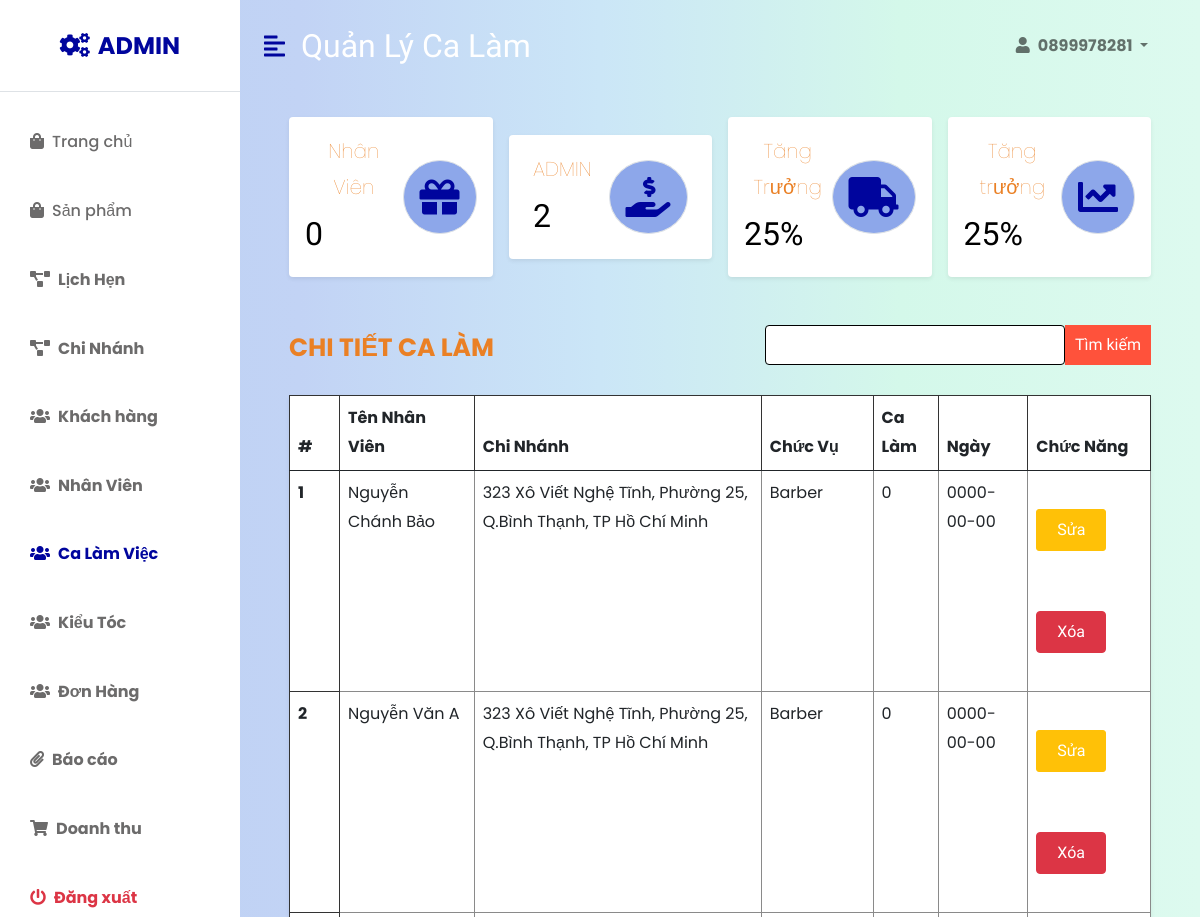
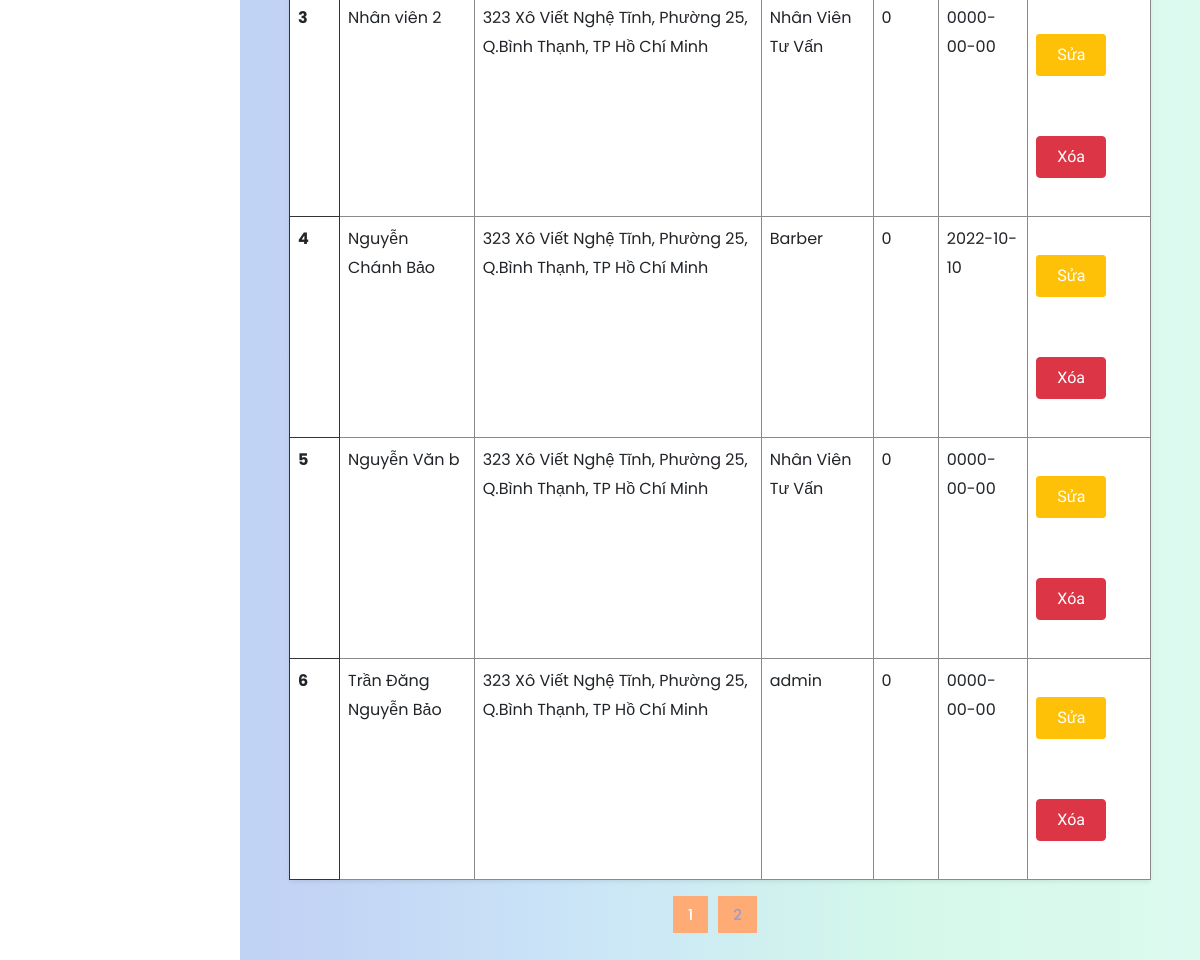
The page /admin/quanlycalam.php (signed in) on the database its author committed (2 pictures, top to bottom).
### tables this page shows
CREATE TABLE `calam` (
  `id` int(11) NOT NULL,
  `tennv` varchar(255) NOT NULL,
  `chinhanh` varchar(255) NOT NULL,
  `calam` int(11) NOT NULL,
  `ngaylam` date NOT NULL,
  `chucvu` varchar(255) NOT NULL,
  `tinhtrang` varchar(255) NOT NULL
);

### admin/quanlycalam.php (the view, shortened to what this page needs)
<!DOCTYPE html>
<html lang="en">
<head>
    <link href="https://cdn.jsdelivr.net/npm/bootstrap@5.0.0-beta3/dist/css/bootstrap.min.css" rel="stylesheet" />
    <link rel="stylesheet" href="https://cdnjs.cloudflare.com/ajax/libs/font-awesome/5.15.3/css/all.min.css" />
    <link rel="stylesheet" href="admin.css" />
    <link rel="stylesheet" href="../css/style.css" />
</head>
<body>
    <div class="d-flex" id="wrapper">
        <div class="bg-white" id="sidebar-wrapper">
            <div class="sidebar-heading text-center py-4 primary-text fs-4 fw-bold text-uppercase border-bottom"><i
                    class="fa fa-cogs me-2"></i>admin</div>
            <div class="list-group list-group-flush my-3">
            <a href="index.php" class="list-group-item list-group-item-action bg-transparent second-text "><i
                        class="fas fa-shopping-bag me-2"></i>Trang chủ</a>
                <a href="quanlysanpham.php" class="list-group-item list-group-item-action bg-transparent second-text"><i
                        class="fas fa-shopping-bag me-2"></i>Sản phẩm</a>
                <a href="quanlylichhen.php" class="list-group-item list-group-item-action bg-transparent second-text fw-bold"><i
                        class="fas fa-project-diagram me-2"></i>Lịch Hẹn</a>
                <a href="quanlychinhanh.php" class="list-group-item list-group-item-action bg-transparent second-text fw-bold "><i
                        class="fas fa-project-diagram me-2"></i>Chi Nhánh</a>
                <a href="quanlyuser.php" class="list-group-item list-group-item-action bg-transparent second-text fw-bold"><i
                        class="fas fa-users me-2"></i>Khách hàng</a>
                <a href="quanlynhanvien.php" class="list-group-item list-group-item-action bg-transparent second-text fw-bold"><i
                        class="fas fa-users me-2"></i>Nhân Viên</a>
                <a href="quanlycalam.php" class="list-group-item list-group-item-action bg-transparent second-text fw-bold active"><i
                        class="fas fa-users me-2"></i>Ca Làm Việc</a>
                <a href="quanlymautoc.php" class="list-group-item list-group-item-action bg-transparent second-text fw-bold"><i
                        class="fas fa-users me-2"></i>Kiểu Tóc</a>
                <a href="quanlydonhang.php" class="list-group-item list-group-item-action bg-transparent second-text fw-bold"><i
                        class="fas fa-users me-2"></i>Đơn Hàng</a>
                <a href="quanlybaocao.php" class="list-group-item list-group-item-action bg-transparent second-text fw-bold"><i
                        class="fas fa-paperclip me-2"></i>Báo cáo</a>
                <a href="quanlydoanhthu.php" class="list-group-item list-group-item-action bg-transparent second-text fw-bold"><i
                        class="fas fa-shopping-cart me-2"></i>Doanh thu</a>
                <a href="../logout.php" class="list-group-item list-group-item-action bg-transparent text-danger fw-bold"><i
                        class="fas fa-power-off me-2"></i>Đăng xuất</a>
            </div>
        </div>
        <div id="page-content-wrapper">
            <nav class="navbar navbar-expand-lg navbar-light bg-transparent py-4 px-4">
                <div class="d-flex align-items-center">
                    <i class="fas fa-align-left primary-text fs-4 me-3" id="menu-toggle"></i>
                    <h2 class="fs-2 m-0">Quản Lý Ca Làm</h2>
                </div>
                <div class="collapse navbar-collapse" id="navbarSupportedContent">
                    <ul class="navbar-nav ms-auto mb-2 mb-lg-0">
                        <li class="nav-item dropdown">
                            <a class="nav-link dropdown-toggle second-text fw-bold" href="#" id="navbarDropdown"
                                role="button" data-bs-toggle="dropdown" aria-expanded="false">
                                <i class="fas fa-user me-2"></i><?php if (isset($_SESSION['user']) && $_SESSION['user']){
                        echo $_SESSION['user'];
                    }
                    else{
                        echo 'Bạn chưa đăng nhập';
                    }?>
                            </a>
                        </li>
                    </ul>
                </div>
            </nav>
            <div class="container-fluid px-4">
                <div class="row g-3 my-2">
                <div class="col-md-3">
                        <div class="p-3 bg-white shadow-sm d-flex justify-content-around align-items-center rounded">
                            <div>
                            <?php
                                    include "../config.php";
                                    $result = mysqli_query($conn, "SELECT * FROM chinhanh");
                                    $nhanvien = 0;
                                    while ($row = mysqli_fetch_assoc($result)){
                                    $nhanvien = $nhanvien + $row['nhanvien'];}
                                ?>
                                <p class="fs-5">Nhân Viên</p>
                                <h3 class="fs-2" style=" color: #000;"><?php echo $nhanvien?></h3>
                            </div>
                            <i class="fas fa-gift fs-1 primary-text border rounded-full secondary-bg p-3"></i>
                        </div>
                    </div>
                    <div class="col-md-3">
                        <div class="p-3 bg-white shadow-sm d-flex justify-content-around align-items-center rounded">
                            <div>
                            <?php
                                     include "../config.php";
                                     $sql = "SELECT * FROM khachhang where type = 'admin'";
                                     $res = mysqli_query($conn, $sql);
                                     $count = mysqli_num_rows($res);
                                ?>
                                <p class="fs-5">ADMIN</p>
                                <h3 class="fs-2" style="color: #000;"><?php echo $count?></h3>
                            </div>
                            <i
                                class="fas fa-hand-holding-usd fs-1 primary-text border rounded-full secondary-bg p-3"></i>
                        </div>
                    </div>
                    <div class="col-md-3">
                        <div class="p-3 bg-white shadow-sm d-flex justify-content-around align-items-center rounded">
                        <div>
                        <div>
                                <p class="fs-5">Tăng Trưởng</p>
                                <h3 class="fs-2" style="color: #000;">25%</h3>
                            </div>
                            </div>
                            <i class="fas fa-truck fs-1 primary-text border rounded-full secondary-bg p-3"></i>
                        </div>
                    </div>
                    <div class="col-md-3">
                        <div class="p-3 bg-white shadow-sm d-flex justify-content-around align-items-center rounded">
                            <div>
                                <p class="fs-5">Tăng trưởng</p>
                                <h3 class="fs-2" style="color: #000;">25%</h3>
                            </div>
                            <i class="fas fa-chart-line fs-1 primary-text border rounded-full secondary-bg p-3"></i>
                        </div>
                    </div>
                </div>
                <div    class="row my-5">
                    <ul class="quanly">
                    <li>
                        <p style="font-size: 25px; font-weight: bold;">CHI TIẾT CA LÀM</p>
                    </li>
                        <li><form method="POST" class="d-flex" action="">
                            <input name="search" type="search" class="form-control" style="border-color: #000;height: 40px; width: 300px; position: relative;">
                            <button name="sbm" class="btn btn-success" style=" border-color: #f18a1c; border: unset; margin-top: 0px; padding: 8px 10px;">Tìm kiếm</button>
                        </form>
                    </li>
                    </ul>
                    <div class="col">
                        <table class="table bg-white rounded shadow-sm  table-hover">
                            <thead>
                                <tr>
                                    <th scope="col" width="50">#</th>
                                    <th scope="col">Tên Nhân Viên</th>
                                    <th scope="col">Chi Nhánh</th>
                                    <th scope="col">Chức Vụ</th>
                                    <th scope="col">Ca Làm</th>
                                    <th scope="col">Ngày</th>
                                    <th scope="col">Chức Năng</th>
                                </tr>
                            </thead>
                            <tbody>
                            <?php
                                include '../config.php';
                                $totalRecords = mysqli_query($conn, "SELECT * FROM calam");
                                $totalRecords = $totalRecords->num_rows;
                                $current_page = isset($_GET['page']) ? $_GET['page'] : 1;
                                $limit = 6;
                                $total_page = ceil($totalRecords / $limit);
                                $i = 1;
                                $start = ($current_page - 1) * $limit;
                                $result = mysqli_query($conn, "SELECT * FROM calam LIMIT $start, $limit");
                                while ($row = mysqli_fetch_array($result)){
                            ?>
                                <tr>
                                    <th scope="row"><?php echo $i++ ?></th>
                                    <td><?php echo $row['tennv']?></td>
                                    <td><?php echo $row['chinhanh']?></td>
                                    <td><?php echo $row['chucvu']?></td>
                                    <td><?php echo $row['calam']?></td>
                                    <td><?php echo $row['ngaylam']?></td>
                                    <td>
                                        <a class="btn btn-warning" style=" line-height: 40px; padding: 0px 20px; background-color:#ffc107; border-radius: 3px" href="suacalam.php?id=<?php echo $row['id']?>">Sửa</a>
                                        <a class="btn btn-danger" style="line-height: 40px; padding: 0px 20px; background-color:#dc3545; border-radius: 0.25rem;" href="xoacalam.php?id=<?php echo $row['id']?>">Xóa</a>
                                    </td>
                                </tr>
                            <?php }?>
                            </tbody>
                                </table>
                <ul class="pagination">
                <?php for ($i = 1; $i <= $total_page; $i++){
                    if ($i == $current_page){
                        echo '<li class="pag-item"><span >'.$i.'</span></li>';
                    }
                    else{
                        echo '<li class="pag-item"><a href = "quanlyuser.php?page='.$i.'">'.$i.'</a></li>';
                    }
                    }?>
                    </ul>
                    </div>
                </div>
            </div>
        </div>
    </div>
</body>
</html>

### admin/admin.css (style rules this page uses)
:root { --main-bg-color: #001f99; --main-text-color: #00059d; --second-text-color: #6c6b6b; --second-bg-color: #8da7ea; }
.primary-text { color: var(--main-text-color); }
.second-text { color: var(--second-text-color); }
.secondary-bg { background-color: var(--second-bg-color); }
.rounded-full { border-radius: 100%; }
#wrapper { overflow-x: hidden; background-image: linear-gradient( to right, #bad1f3, #c2d3f5, #cbe6f7, #d4f8ea, #ddfaef ); }
#sidebar-wrapper { min-height: 100vh; margin-left: -15rem; -webkit-transition: margin 0.25s ease-out; -moz-transition: margin 0.25s ease-out; -o-transition: margin 0.25s ease-out; transition: margin 0.25s ease-out; }
#sidebar-wrapper .sidebar-heading { padding: 0.875rem 1.25rem; font-size: 1.2rem; }
#sidebar-wrapper .list-group { width: 15rem; }
#page-content-wrapper { min-width: 100vw; }
#menu-toggle { cursor: pointer; }
.list-group-item { border: none; padding: 20px 30px; }
.list-group-item.active { background-color: transparent; color: var(--main-text-color); font-weight: bold; border: none; }
@media (min-width: 768px) { #sidebar-wrapper { margin-left: 0; } }
@media (min-width: 768px) { #page-content-wrapper { min-width: 0; width: 100%; } }
* { margin: 0; padding:0; box-sizing: border-box; }
body { font-family: 'Poppins', sans-serif; }
.navbar { display: flex; align-items: center; padding: 20px; }
nav { flex: 1; text-align: right; }
nav ul { display: inline-block; list-style-type: none; }
nav ul li { display: inline-block; margin-right: 20px; }
a { text-decoration: none; color: #555; }
p { text-align: center; color: #555; font-size: medium; }
.row { display: flex; align-items: center; flex-wrap: wrap; justify-content: space-around; padding-left: 25px; padding-right: 25px; }
.row p { color: #EA8025; font-size: 20px; margin-bottom: 10px; }
.btn { display: inline-block; background: #ff523b; color: #fff; padding: 10px 35px; margin: 30px 0; border-radius: 30px; transition: background 0.5s; }
h2 { text-align: center; }
ul { list-style-type: none; }
ul.quanly { display: flex; justify-content: space-between; }
table tr th { border: 1px solid #333; }
table tr td { border: 1px solid #8a8a8a; }

### css/style.css (style rules this page uses)
* { padding: 0; margin: 0; box-sizing: border-box; }
:root { --bg1: #151828; --bg2: #1b1f34; --body:#959DCC; --brand:#FFAB76; --white:#fff; }
body { color: var(--body); line-height: 1.8; background-color: var(--bg1); }
.active { background-color: #f68037; }
ul { list-style: none; margin: 0; padding: 0; }
a { text-decoration: none; }
h1,h2,h3,h4,h5,h6 { font-family: "Dela Gothic One", 'Segoe UI', Tahoma, Geneva, Verdana, sans-serif; color: #fff; }
a { color: var(--body); text-decoration: none; font-weight: 500; transition: all 0.4s ease; }
p { color: #fff; font-weight: 100; }
.navbar { background-color: rgb(24, 22, 22) ; }
.nav-link { text-transform: uppercase; color: var(--white); }
.btn { padding: 16px 36px; font-family: "Dela Gothic One", 'Segoe UI', Tahoma, Geneva, Verdana, sans-serif; transition: all 0.4s ease; border-radius: 0; }
ul.pagination { text-align: center; display: flex; justify-content: center; align-items: center; }
li.pag-item { padding: 5px 15px; background-color: #FFAB76; margin-right: 10px; color: var(--white); font-size: 15px; font-weight: 500; }

### rows shown on the page
calam: tennv "Nguyễn Chánh Bảo", chinhanh "323 Xô Viết Nghệ Tĩnh, Phường 25, Q.Bình Thạnh, TP Hồ Chí Minh", chucvu "Barber", calam "0", ngaylam "0000-00-00"
calam: tennv "Nguyễn Văn A", chinhanh "323 Xô Viết Nghệ Tĩnh, Phường 25, Q.Bình Thạnh, TP Hồ Chí Minh", chucvu "Barber", calam "0", ngaylam "0000-00-00"
calam: tennv "Nhân viên 2", chinhanh "323 Xô Viết Nghệ Tĩnh, Phường 25, Q.Bình Thạnh, TP Hồ Chí Minh", chucvu "Nhân Viên Tư Vấn", calam "0", ngaylam "0000-00-00"
calam: tennv "Nguyễn Chánh Bảo", chinhanh "323 Xô Viết Nghệ Tĩnh, Phường 25, Q.Bình Thạnh, TP Hồ Chí Minh", chucvu "Barber", calam "0", ngaylam "2022-10-10"
calam: tennv "Nguyễn Văn b", chinhanh "323 Xô Viết Nghệ Tĩnh, Phường 25, Q.Bình Thạnh, TP Hồ Chí Minh", chucvu "Nhân Viên Tư Vấn", calam "0", ngaylam "0000-00-00"
calam: tennv "Trần Đăng Nguyễn Bảo", chinhanh "323 Xô Viết Nghệ Tĩnh, Phường 25, Q.Bình Thạnh, TP Hồ Chí Minh", chucvu "admin", calam "0", ngaylam "0000-00-00"

### other values the page prints
$_SESSION['user'] "0899978281"
$nhanvien "0"
$count "2"
